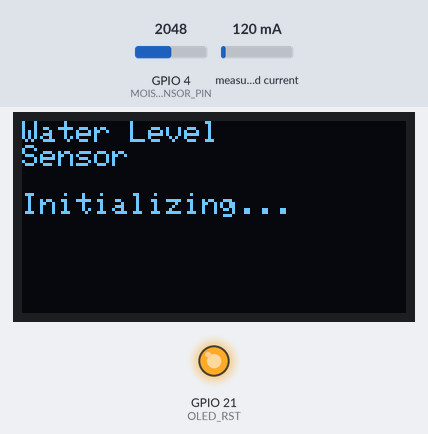
Bench run of a sketch on a simulated ESP32-S3. Parts: 128×64 one-colour display, output pins drawn as LEDs (lit = HIGH). Inputs (shaded band) come from the test bench; at power-on: GPIO 4 (MOISTURE_SENSOR_PIN) = 2048, measured current 120 mA (analog values on the 0–4095 scale). What the sketch prints to the serial monitor is not drawn.

Above: at 1.1 s.
At 4.1 s:
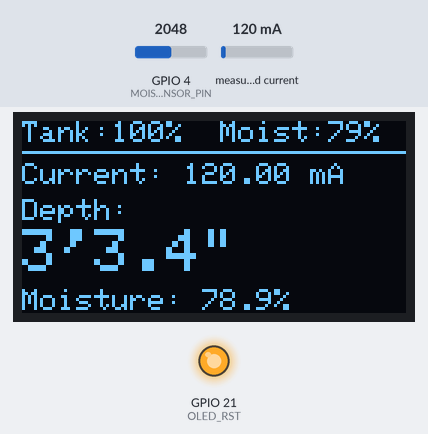

Measured:
- what the display in image 0 shows lasts 3.0 s, from 1.1 s to 4.1 s

The sketch:

ESP32_HYDRO_STATIC.ino
```cpp
/*
 * ESP32 Hydrostatic Water Level Sensor with OLED Display
 *
 * Board: Heltec WiFi LoRa 32 (V2 or V3)
 *
 * Hardware:
 * - ALS-MPM-2F Hydrostatic Sensor (4-20 mA output)
 * - INA219 Current Sensor Module
 * - LM393 Soil Moisture Sensor (for rain detection)
 * - Heltec WiFi LoRa 32 (built-in OLED display)
 * - 19.5V Dell Power Supply
 *
 * Connections:
 * INA219 -> Heltec WiFi LoRa 32
 *   VCC  -> 3V3
 *   GND  -> GND
 *   SDA  -> GPIO 4  (V2) or GPIO 1 (V3)
 *   SCL  -> GPIO 15 (V2) or GPIO 2 (V3)
 *
 * LM393 Soil Moisture Sensor -> Heltec WiFi LoRa 32
 *   VCC  -> 3V3
 *   GND  -> GND
 *   AO   -> GPIO 36 (V2) or GPIO 4 (V3) - Analog output
 *
 * Built-in OLED Display (SSD1306, 128x64):
 *   Heltec V2: SDA=4, SCL=15, RST=16
 *   Heltec V3: SDA=17, SCL=18, RST=21
 *
 * Current Loop:
 *   Dell +19.5V -> INA219 VIN+ -> Sensor RED (+V)
 *   Sensor BLACK (return) -> Dell GND
 *   INA219 VIN- -> Sensor RED
 *
 * The sensor outputs 4-20 mA proportional to water depth:
 *   4 mA  = Empty tank (0 depth)
 *   20 mA = Full tank (max depth)
 */

#include <Wire.h>
#include <Adafruit_INA219.h>
#include <Adafruit_GFX.h>
#include <Adafruit_SSD1306.h>

// ===== BOARD VERSION SELECTION =====
// Uncomment ONE of these based on your Heltec board version:
// #define HELTEC_V2     // Older version
#define HELTEC_V3        // V3 board (newer version)

// Pin definitions based on board version
#ifdef HELTEC_V2
  #define OLED_SDA 4
  #define OLED_SCL 15
  #define OLED_RST 16
  #define INA219_SDA 4   // V2: Share I2C bus with OLED
  #define INA219_SCL 15
#elif defined(HELTEC_V3)
  #define OLED_SDA 17    // V3: Internal to board, not on headers
  #define OLED_SCL 18    // V3: Internal to board, not on headers
  #define OLED_RST 21
  #define INA219_SDA 1   // V3: Use GPIO1 (Header J3, position 12)
  #define INA219_SCL 2   // V3: Use GPIO2 (Header J3, position 13)
#else
  #error "Please define either HELTEC_V2 or HELTEC_V3"
#endif

// Soil Moisture Sensor pin (LM393 analog output)
#ifdef HELTEC_V2
  #define MOISTURE_SENSOR_PIN 36  // V2: Use GPIO36 (ADC1_CH0, input only)
#elif defined(HELTEC_V3)
  #define MOISTURE_SENSOR_PIN 4   // V3: Use GPIO4 (ADC1)
#endif

// OLED display parameters
#define SCREEN_WIDTH 128
#define SCREEN_HEIGHT 64
#define SCREEN_ADDRESS 0x3C  // I2C address for Heltec built-in OLED

// Create device instances
#ifdef HELTEC_V3
  TwoWire I2C_INA219 = TwoWire(1);  // V3: Use second I2C bus for INA219
#endif

Adafruit_INA219 ina219;  // Will be initialized with appropriate bus in setup()
Adafruit_SSD1306 display(SCREEN_WIDTH, SCREEN_HEIGHT, &Wire, OLED_RST);

// Flag to track if INA219 is available
bool ina219Available = false;

// Timing for moisture sensor (separate from main loop)
unsigned long lastMoistureReadTime = 0;
int lastMoistureRaw = 0;
float lastMoisturePercent = 0.0;

// Sensor calibration parameters
// Adjust these based on your tank specifications
const float MIN_CURRENT_MA = 4.0;      // Minimum current (mA) at 0 depth
const float MAX_CURRENT_MA = 20.0;     // Maximum current (mA) at max depth
const float MAX_DEPTH_CM = 100.0;      // Maximum tank depth in centimeters
                                       // Change this to match your tank

// Unit conversion constants
const float CM_TO_INCHES = 0.393701;   // Conversion factor from cm to inches

// Measurement settings
const int SAMPLE_COUNT = 10;           // Number of samples to average
const unsigned long SAMPLE_DELAY_MS = 100;  // Delay between samples

// Soil moisture sensor settings
// These values may need calibration for your specific sensor
// Dry air = high ADC value (~4095), Wet/water = low ADC value (~0)
const int MOISTURE_DRY_VALUE = 4095;   // ADC reading when sensor is dry
const int MOISTURE_WET_VALUE = 1500;   // ADC reading when sensor is in water
const int MOISTURE_SAMPLE_COUNT = 5;   // Number of samples to average
const unsigned long MOISTURE_READ_INTERVAL_MS = 10000;  // Read moisture every 10 seconds

void setup() {
  Serial.begin(115200);
  delay(1000);

  Serial.println("Heltec WiFi LoRa 32 - Hydrostatic Water Level Sensor");
  Serial.println("====================================================");

  #ifdef HELTEC_V2
    Serial.println("Board: Heltec WiFi LoRa 32 V2");
  #else
    Serial.println("Board: Heltec WiFi LoRa 32 V3");
  #endif

  // Initialize I2C buses
  #ifdef HELTEC_V3
    // V3: Separate I2C buses
    Wire.begin(OLED_SDA, OLED_SCL);           // OLED on Wire (GPIO17/18 internal)
    I2C_INA219.begin(INA219_SDA, INA219_SCL); // INA219 on Wire1 (GPIO1/2)
    Serial.println("I2C: OLED on GPIO17/18, INA219 on GPIO1/2");
  #else
    // V2: Shared I2C bus
    Wire.begin(OLED_SDA, OLED_SCL);           // Both on same bus
    Serial.println("I2C: Shared bus on GPIO4/15");
  #endif

  // Initialize OLED reset pin (required for Heltec boards)
  pinMode(OLED_RST, OUTPUT);
  digitalWrite(OLED_RST, LOW);
  delay(20);
  digitalWrite(OLED_RST, HIGH);

  // Initialize the INA219 (optional - continue if not found)
  #ifdef HELTEC_V3
    if (!ina219.begin(&I2C_INA219)) {  // V3: Use second I2C bus
  #else
    if (!ina219.begin()) {             // V2: Use default Wire bus
  #endif
    Serial.println("Failed to find INA219 chip - water level disabled");
    #ifdef HELTEC_V3
      Serial.println("Check wiring to GPIO1 (SDA) and GPIO2 (SCL)");
    #else
      Serial.println("Check wiring to GPIO4 (SDA) and GPIO15 (SCL)");
    #endif
    ina219Available = false;
  } else {
    Serial.println("INA219 initialized successfully");
    ina219Available = true;
  }

  // Initialize the OLED display
  if (!display.begin(SSD1306_SWITCHCAPVCC, SCREEN_ADDRESS)) {
    Serial.println("Failed to find SSD1306 OLED!");
    Serial.println("Check OLED wiring and I2C address.");
    while (1) {
      delay(1000);
    }
  }

  Serial.println("Built-in OLED display initialized successfully");

  // Initialize soil moisture sensor pin
  pinMode(MOISTURE_SENSOR_PIN, INPUT);
  #ifdef HELTEC_V3
    // ESP32-S3 uses 12-bit ADC by default
    analogReadResolution(12);
    Serial.print("Soil moisture sensor on GPIO");
    Serial.println(MOISTURE_SENSOR_PIN);
  #else
    Serial.print("Soil moisture sensor on GPIO");
    Serial.println(MOISTURE_SENSOR_PIN);
  #endif

  // Display startup screen
  display.clearDisplay();
  display.setTextSize(1);
  display.setTextColor(SSD1306_WHITE);
  display.setCursor(0, 0);
  display.println("Water Level");
  display.println("Sensor");
  display.println();
  display.println("Initializing...");
  display.display();
  delay(2000);
  Serial.println();
  Serial.print("Tank depth range: 0 - ");
  Serial.print(MAX_DEPTH_CM);
  Serial.println(" cm");
  Serial.print("Current range: ");
  Serial.print(MIN_CURRENT_MA);
  Serial.print(" - ");
  Serial.print(MAX_CURRENT_MA);
  Serial.println(" mA");
  Serial.println();
  Serial.println("Starting measurements...");
  Serial.println("=====================================");
  Serial.println();
}

void loop() {
  float avgCurrent = 0.0;
  float depthCm = 0.0;
  float depthInches = 0.0;
  float depthPercent = 0.0;

  // Read INA219 if available
  if (ina219Available) {
    avgCurrent = getAverageCurrent();
    depthCm = calculateDepth(avgCurrent);
    depthInches = depthCm * CM_TO_INCHES;
    depthPercent = calculatePercentage(avgCurrent);
  }

  // Read soil moisture sensor (only every MOISTURE_READ_INTERVAL_MS)
  unsigned long currentTime = millis();
  if (currentTime - lastMoistureReadTime >= MOISTURE_READ_INTERVAL_MS || lastMoistureReadTime == 0) {
    lastMoistureRaw = getAverageMoisture();
    lastMoisturePercent = calculateMoisturePercent(lastMoistureRaw);
    lastMoistureReadTime = currentTime;
  }
  int moistureRaw = lastMoistureRaw;
  float moisturePercent = lastMoisturePercent;

  // Display results
  Serial.println("--- Sensor Reading ---");

  if (ina219Available) {
    // Calculate feet and inches
    int feet = (int)(depthInches / 12);
    float remainingInches = depthInches - (feet * 12);

    Serial.print("Current: ");
    Serial.print(avgCurrent, 2);
    Serial.println(" mA");

    Serial.print("Depth: ");
    if (depthInches >= 12.0) {
      Serial.print(feet);
      Serial.print(" ft ");
      Serial.print(remainingInches, 1);
      Serial.print(" in (");
    } else {
      Serial.print(depthInches, 1);
      Serial.print(" in (");
    }
    Serial.print(depthPercent, 1);
    Serial.println("%)");

    // Check for sensor faults
    if (avgCurrent < MIN_CURRENT_MA - 0.5) {
      Serial.println("WARNING: Current below 4mA - Check sensor connection!");
    } else if (avgCurrent > MAX_CURRENT_MA + 0.5) {
      Serial.println("WARNING: Current above 20mA - Check sensor!");
    }
  } else {
    Serial.println("Water level: N/A (INA219 not connected)");
  }

  // Display moisture reading
  Serial.print("Moisture: ");
  Serial.print(moisturePercent, 1);
  Serial.print("% (raw: ");
  Serial.print(moistureRaw);
  Serial.println(")");

  Serial.println();

  // Update OLED display
  updateOLEDDisplay(avgCurrent, depthInches, depthPercent, moisturePercent, ina219Available);

  // Wait before next reading
  delay(10000);
}

/**
 * Read multiple current samples and return the average
 * This reduces noise and provides more stable readings
 */
float getAverageCurrent() {
  float total = 0.0;

  for (int i = 0; i < SAMPLE_COUNT; i++) {
    float current_mA = ina219.getCurrent_mA();

    // INA219 may return negative values depending on current direction
    // Take absolute value to ensure positive reading
    current_mA = abs(current_mA);

    total += current_mA;

    if (i < SAMPLE_COUNT - 1) {
      delay(SAMPLE_DELAY_MS);
    }
  }

  return total / SAMPLE_COUNT;
}

/**
 * Convert current (mA) to water depth (cm)
 * Uses linear interpolation:
 *   4 mA  -> 0 cm
 *   20 mA -> MAX_DEPTH_CM
 */
float calculateDepth(float current_mA) {
  // Constrain current to valid range
  current_mA = constrain(current_mA, MIN_CURRENT_MA, MAX_CURRENT_MA);

  // Linear mapping from current to depth
  float depth = ((current_mA - MIN_CURRENT_MA) / (MAX_CURRENT_MA - MIN_CURRENT_MA)) * MAX_DEPTH_CM;

  return depth;
}

/**
 * Convert current (mA) to percentage of tank capacity
 *   4 mA  -> 0%
 *   20 mA -> 100%
 */
float calculatePercentage(float current_mA) {
  // Constrain current to valid range
  current_mA = constrain(current_mA, MIN_CURRENT_MA, MAX_CURRENT_MA);

  // Linear mapping from current to percentage
  float percentage = ((current_mA - MIN_CURRENT_MA) / (MAX_CURRENT_MA - MIN_CURRENT_MA)) * 100.0;

  return percentage;
}

/**
 * Read multiple soil moisture samples and return the average
 * This reduces noise from the analog sensor
 */
int getAverageMoisture() {
  long total = 0;

  for (int i = 0; i < MOISTURE_SAMPLE_COUNT; i++) {
    total += analogRead(MOISTURE_SENSOR_PIN);
    delay(10);
  }

  return total / MOISTURE_SAMPLE_COUNT;
}

/**
 * Convert raw ADC moisture reading to percentage
 * Note: LM393 sensor reads HIGH when dry, LOW when wet
 *   Dry (air)  -> ~4095 ADC -> 0% moisture
 *   Wet (water) -> ~1500 ADC -> 100% moisture
 */
float calculateMoisturePercent(int rawValue) {
  // Constrain to expected range
  rawValue = constrain(rawValue, MOISTURE_WET_VALUE, MOISTURE_DRY_VALUE);

  // Invert the mapping (high ADC = dry = 0%, low ADC = wet = 100%)
  float percentage = ((float)(MOISTURE_DRY_VALUE - rawValue) /
                      (float)(MOISTURE_DRY_VALUE - MOISTURE_WET_VALUE)) * 100.0;

  return percentage;
}

/**
 * Update OLED display with current water level and moisture readings
 * Displays depth, tank percentage, and moisture percentage
 * If INA219 is not available, shows moisture-only display
 */
void updateOLEDDisplay(float current_mA, float depthInches, float percentage, float moisturePercent, bool hasWaterLevel) {
  display.clearDisplay();
  display.setTextSize(1);
  display.setTextColor(SSD1306_WHITE);

  if (hasWaterLevel) {
    // Full display with water level and moisture
    // Title
    display.setCursor(0, 0);
    display.print("Tank:");
    display.print(percentage, 0);
    display.print("%  Moist:");
    display.print(moisturePercent, 0);
    display.println("%");
    display.drawLine(0, 10, SCREEN_WIDTH, 10, SSD1306_WHITE);

    // Current reading
    display.setCursor(0, 14);
    display.print("Current: ");
    display.print(current_mA, 2);
    display.println(" mA");

    // Depth reading (larger text)
    display.setCursor(0, 26);
    display.print("Depth:");
    display.setTextSize(2);
    display.setCursor(0, 36);

    // Display in feet and inches if >= 12 inches, otherwise just inches
    if (depthInches >= 12.0) {
      int feet = (int)(depthInches / 12);
      float remainingInches = depthInches - (feet * 12);
      display.print(feet);
      display.print("'");
      display.print(remainingInches, 1);
      display.print("\"");
    } else {
      display.print(depthInches, 1);
      display.print("\"");
    }

    // Moisture indicator at bottom
    display.setTextSize(1);
    display.setCursor(0, 56);
  } else {
    // Moisture-only display (INA219 not available)
    display.setCursor(0, 0);
    display.println("Moisture Sensor");
    display.drawLine(0, 10, SCREEN_WIDTH, 10, SSD1306_WHITE);

    display.setCursor(0, 16);
    display.println("Water Level: N/A");
    display.println("(INA219 not found)");

    // Large moisture display
    display.setCursor(0, 38);
    display.print("Moisture:");
    display.setTextSize(2);
    display.setCursor(0, 48);
    display.print(moisturePercent, 1);
    display.print("%");
    display.setTextSize(1);
  }

  if (hasWaterLevel) {
    // This continues the moisture line for the full display
    display.print("Moisture: ");
    display.print(moisturePercent, 1);
    display.print("%");
  }

  // Display everything
  display.display();
}
```
